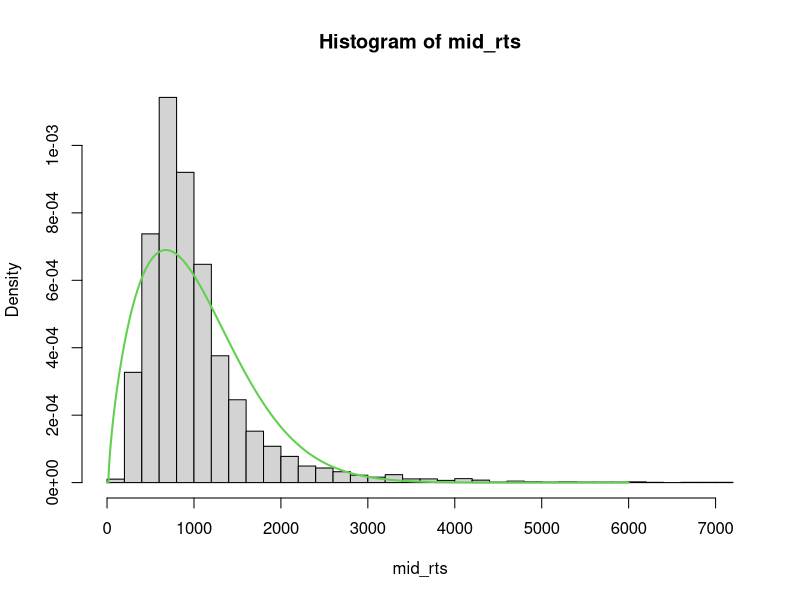

Reproduce this figure in R. (Note: this script raises an error after producing the figure.)
## ---- chunk 1
## Maximum likelihood estimation of some data

fixations = read.csv("data/study_1/fixations.csv")

mid_rts = fixations$fix_time[fixations$fix_num>1 & fixations$rev_fix_num>1]

weiblnL <- function(theta, rt){
  
  shift <- theta[1]
  shape <- theta[2]
  scale <- theta[3]
  
  if (shift>=min(rt) | any(theta<.Machine$double.neg.eps) ){ # a hack to avoid NaNs (won't work with gradient descent)
    return(1000000)
  } 
  else {
    return(
      -sum(dweibull(rt-shift,scale=scale,shape=shape,log=TRUE))
    )
  }
}

# parameters are shift, scale, shape
fit <- optim(c(1,1.8,mean(mid_rts)),      # mean rt is a good starting point for scale
             weiblnL, rt=mid_rts)

hist(mid_rts, probability = TRUE, breaks=40)
lines(0:6000, dweibull((0:6000)-fit$par[1],shape=fit$par[2], scale=fit$par[3]), col=3, lwd=2)
fit
## ---- chunk 2
## Maximum likelihood estimation of some data

fixations = read.csv("data/study_1/fixations.csv")
# pull out middle fixations

subjects = unique(fixations$parcode)

# pull out middle fixations
for (i in subjects){
  mid_rt[i] = fixations$fix_time[fixations$fix_num>1 & fixations$rev_fix_num>1 & fixations$parcode == i]
}


weiblnL <- function(theta, rt){
  
  shift <- theta[1]
  shape <- theta[2]
  scale <- theta[3]
  
  if (shift>=min(rt) | any(theta<.Machine$double.neg.eps) ){ # a hack to avoid NaNs (won't work with gradient descent)
    return(1000000)
  } 
  else {
    return(
      -sum(dweibull(rt-shift,scale=scale,shape=shape,log=TRUE))
    )
  }
}

# parameters are shift, scale, shape
fit <- optim(c(1,1.8,mean(rt)),      # mean rt is a good starting point for scale
             weiblnL, rt=rt)

hist(rt, probability = TRUE, breaks=40)
lines(0:6000, dweibull((0:6000)-fit$par[1],shape=fit$par[2], scale=fit$par[3]), col=3, lwd=2)
fit
## ---- chunk 3



## ---- chunk 4
df <- v3

ggplot() +
  geom_smooth(aes(x=secondVal/secondMult, y=`2_fixation`, group = factor(secondMult), colour = factor(secondMult)), df) +
  #geom_smooth(aes(x=summedVal, y=logRT, colour = "flip"), subset(total_M_clean3, flip==1)) +
  coord_cartesian(xlim = c(-1, 1))  +
  #ggtitle("Second Fixation Timing vs Total Value")
  #geom_point(shape=1) +    # Use hollow circles
  geom_smooth() + # Add a loess smoothed fit curve with confidence region
  theme_minimal()+
  guides(colour=guide_legend("Attribute\nWeight")) +
  scale_x_continuous(name="Attribute Base Value ($)", seq(-1,1,0.2), limits = c(-1,1))+
  scale_y_continuous(name = "Attribute Dwell Time (s)") +
  theme(axis.title.x=element_text(size=14),
        axis.title.y = element_text(size = 14),
        legend.title = element_text(size = 10))+
  theme(legend.position="right")

#Test for SIG
summary(lm(`2_fixation`~secondVal + secondMult, df))
